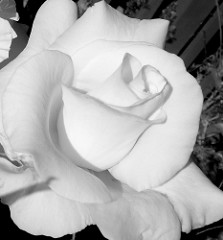
%> input picture image/HE/input_gray_1.png, 223 x 240 px
$ octave wiener.m   (GNU Octave 9; MATLAB toolbox functions it lacks are replaced by stand-ins)
%> lines starting %> are read from the running program, lines starting %| are printed output that depends on the picture
clc;

I = imread('input_gray_1.png');
%> I is the input picture: size 240x223x3 uint8; min 0, max 252, mean 171.6
image = rgb2gray(I);
figure(1);
imshow(image);
title('Original Image');

image_double = im2double(image);

PSF = fspecial('gaussian',5,5);
Blurred = imfilter(image,PSF,'symmetric','conv');
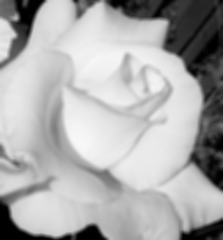
%> Blurred: size 240x223 uint8; min 0, max 247, mean 171.6
figure(2);
imshow(Blurred);
title('Gaussian Blurred');

noise_Blurred = imnoise(Blurred,"gaussian",0,0.001);
figure(3);
imshow(noise_Blurred);
title('Noise Gaussian Blurred');

signal_var = var(image_double(:));
%> signal_var = 0.0809
NSR = 0.1 / signal_var;
%> NSR = 1.24
wnr = deconvwnr(Blurred,PSF,0);
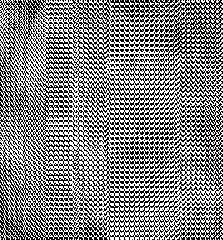
%> wnr: size 240x223 uint8; min 0, max 255, mean 131.2
figure(4);
imshow(wnr)
title('Restored Blurred Image')
imwrite(wnr,'D:\课程作业\数字图像处理\第一次作业\image\wiener_diffieren_NSR\nsr_0.png');

$ run again, with image/HE/input_gray_2.png copied over image/HE/input_gray_1.png
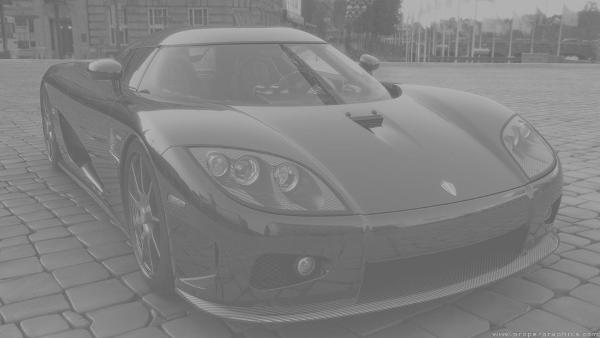
%> input picture image/HE/input_gray_2.png, 600 x 338 px
%> I is the input picture: size 338x600x3 uint8; min 81, max 187, mean 128.7
%> signal_var = 0.00519
%> NSR = 19.27
%> `wnr = deconvwnr(Blurred,PSF,0);`:
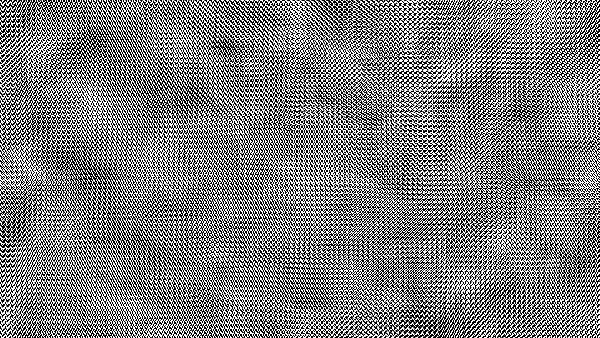
%> wnr: size 338x600 uint8; min 0, max 255, mean 127.7

$ run again, with image/HE/input_gray_3.png copied over image/HE/input_gray_1.png
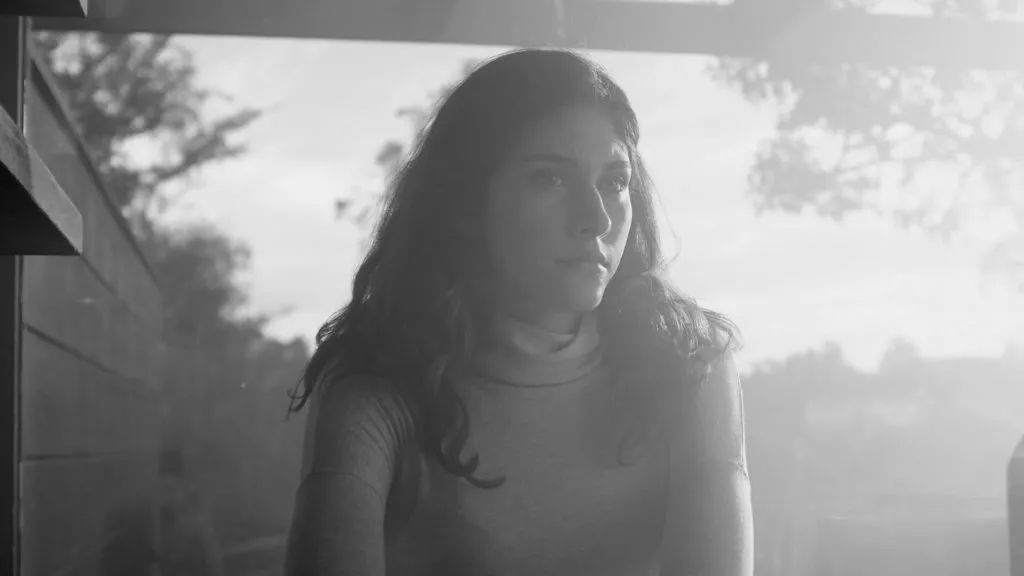
%> input picture image/HE/input_gray_3.png, 1024 x 576 px
%> I is the input picture: size 576x1024x3 uint8; min 6, max 241, mean 144.4
%> signal_var = 0.0658
%> NSR = 1.52
%> `wnr = deconvwnr(Blurred,PSF,0);`:
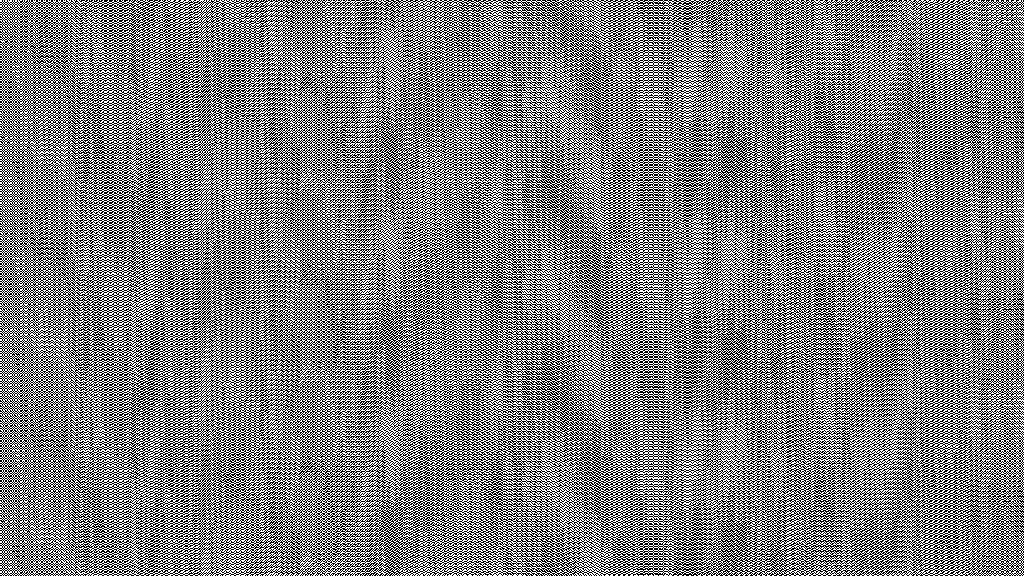
%> wnr: size 576x1024 uint8; min 0, max 255, mean 127.5

$ run again, with image/HE/input_gray_4.png copied over image/HE/input_gray_1.png
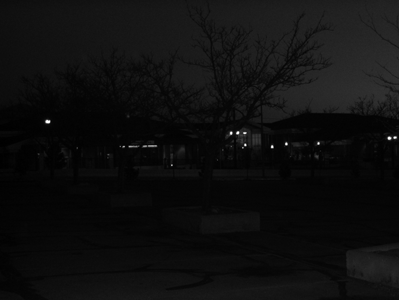
%> input picture image/HE/input_gray_4.png, 399 x 300 px
%> I is the input picture: size 300x399x3 uint8; min 0, max 255, mean 14.8
%> signal_var = 0.00214
%> NSR = 46.7
%> `wnr = deconvwnr(Blurred,PSF,0);`:
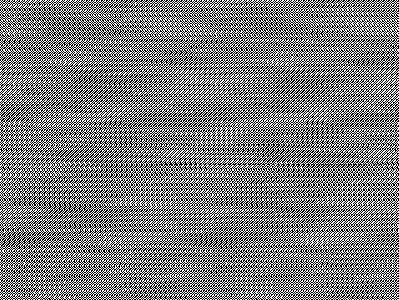
%> wnr: size 300x399 uint8; min 0, max 255, mean 125.4
